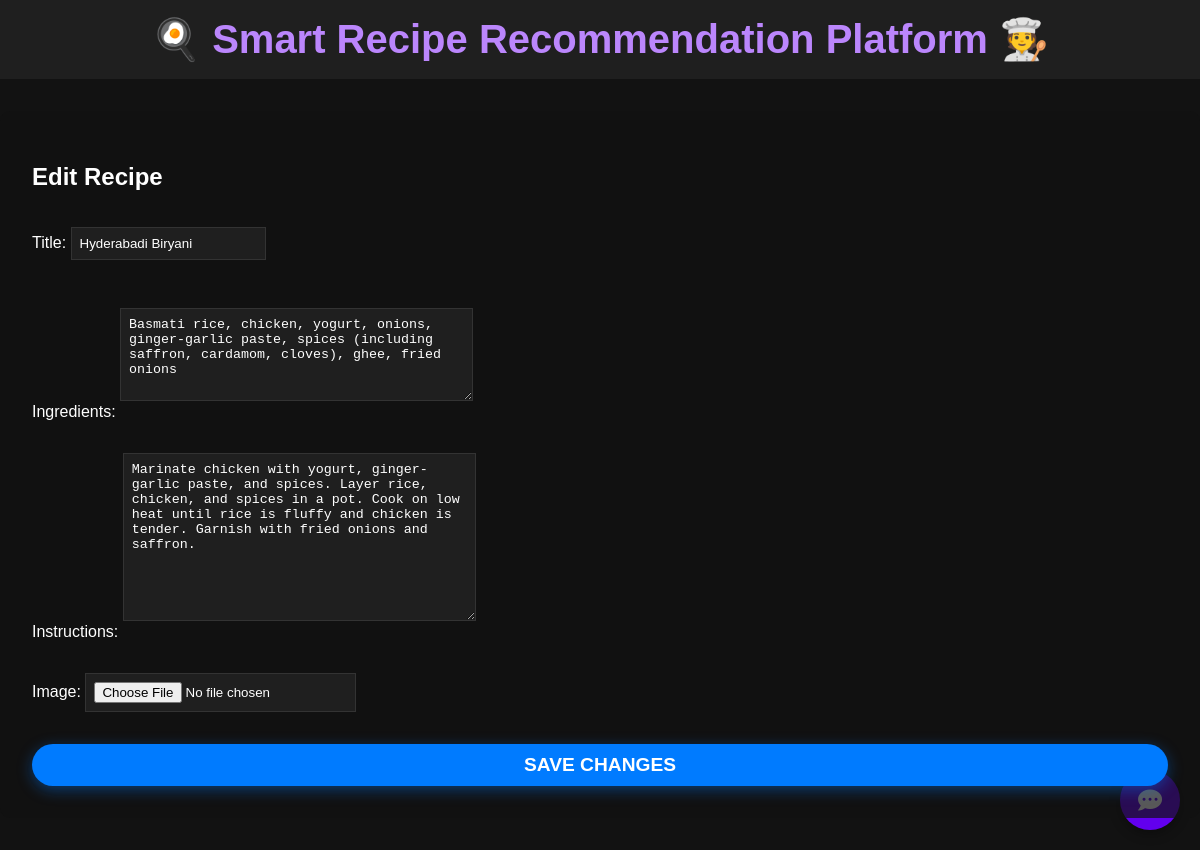
The page /edit/9/ on the database its author committed.
### recipes/models.py (models this page shows, shortened)
class Recipe(models.Model):
    title = models.CharField(max_length=200)
    ingredients = models.TextField()
    instructions = models.TextField()
    created_at = models.DateTimeField(auto_now_add=True)
    rating = models.IntegerField(default=0)  # Add this line
    image = models.ImageField(upload_to='recipe_images/', null=True, blank=True)  # Add this line

### recipes/views.py (the view)
# urls.py: path('edit/<int:id>/', views.edit_recipe, name='edit_recipe'),
def edit_recipe(request, id):
    recipe = get_object_or_404(Recipe, id=id)
    if request.method == 'POST':
        form = RecipeForm(request.POST, request.FILES, instance=recipe)
        if form.is_valid():
            form.save()
            return redirect('recipe_detail', id=recipe.id)
    else:
        form = RecipeForm(instance=recipe)
    return render(request, 'recipes/edit_recipe.html', {'form': form})

### recipes/forms.py
class RecipeForm(forms.ModelForm):
    class Meta:
        model = Recipe
        fields = ['title', 'ingredients', 'instructions', 'image']
        widgets = {
            'ingredients': forms.Textarea(attrs={'rows': 5}),
            'instructions': forms.Textarea(attrs={'rows': 10}),
        }

### recipes/templates/recipes/edit_recipe.html (shortened to what this page needs)
{% extends 'recipes/base.html' %}
{% load static %}
{% block content %}
<div class="container">
    <h2>Edit Recipe</h2>
    <form method="post" enctype="multipart/form-data">
        {{ form.as_p }}
        <button type="submit" class="btn btn-primary">Save Changes</button>
    </form>
</div>
{% endblock %}

### recipes/templates/recipes/base.html (style rules this page uses)
.btn { padding: 10px 20px; font-size: 1.2em; border-radius: 30px; transition: transform 0.3s, background-color 0.3s, box-shadow 0.3s; text-transform: uppercase; font-weight: bold; }
.btn-primary { background-color: #007bff; color: #ffffff; box-shadow: 0 4px 15px rgba(0, 123, 255, 0.4); }
body { background-color: #121212; color: #ffffff; font-family: Arial, sans-serif; margin: 0; padding: 0; }
button { background-color: #bb86fc; border: none; color: #ffffff; padding: 0.5rem 1rem; cursor: pointer; }
form { display: flex; flex-direction: column; }
form input, form textarea { margin-bottom: 1rem; padding: 0.5rem; background-color: #1f1f1f; border: 1px solid #333; color: #ffffff; }

### rows shown on the page
Recipe: title "Hyderabadi Biryani", ingredients "Basmati rice, chicken, yogurt, onions, ginger-garlic paste, spices (including saffron, cardamom, cloves), ghee, fried onions", instructions "Marinate chicken with yogurt, ginger-garlic paste, and spices. Layer rice, chicken, and spices in a pot. Cook on low heat until rice is fluffy and chicken is tender. Garnish with fried onions and saffron."
